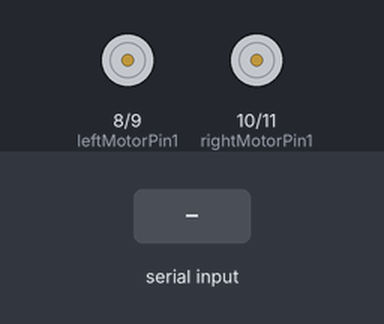
Bench run of a sketch on a simulated Arduino Uno, built with avr-gcc and run on an emulated ATmega328P. Parts: motor-driver pin pairs drawn as motors (green arrow = first pin HIGH = forward, orange = second pin HIGH = backward, longer = more drive, scaled by the enable pin). The inputs (shaded band) are chosen by the test bench.

Above: at 1.2 s.
1.3 s: "F90\n" received over Serial
At 2.0 s:
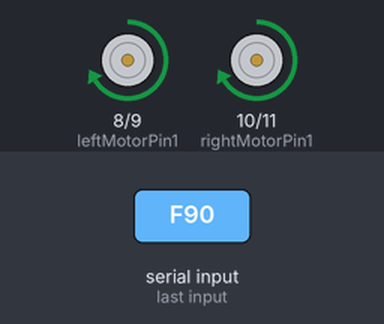
2.8 s: "F,45\n" received over Serial
At 3.2 s:
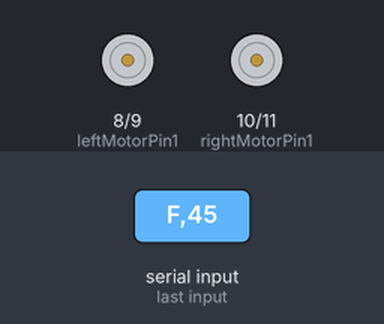
4.3 s: "B90\n" received over Serial
At 5.5 s:
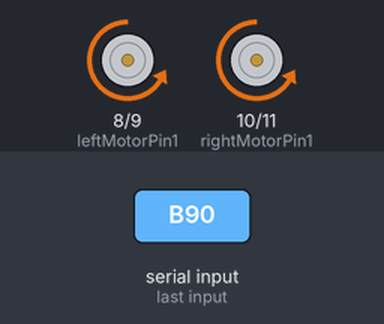
5.8 s: "B,45\n" received over Serial
At 6.7 s:
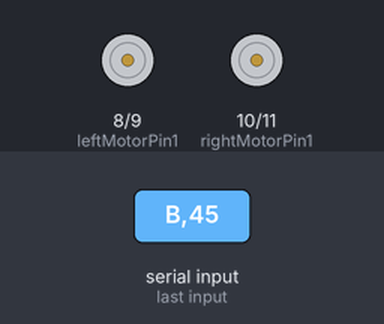
7.3 s: "L90\n" received over Serial
At 7.8 s:
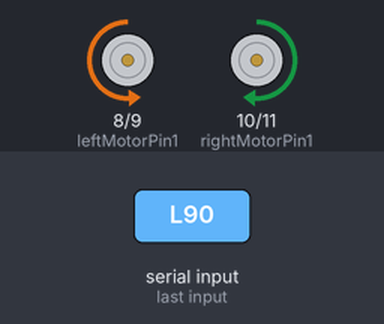
8.8 s: "L,45\n" received over Serial
At 10.1 s:
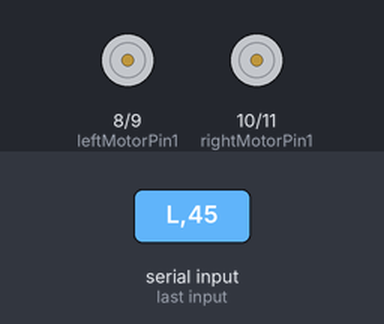
Timing chart, 0 to 11.3 s (numbered marks = the images above; inputs shaded):
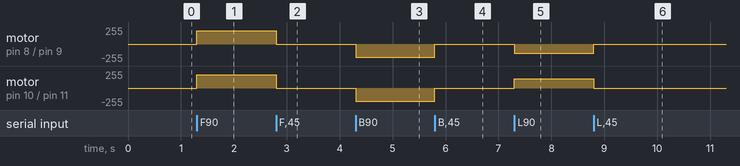

Measured:
- after the input at 1.3 s, motor on pin 8 (leftMotorPin1) / pin 9 (leftMotorPin2), motor on pin 10 (rightMotorPin1) / pin 11 (rightMotorPin2): stopped → forward 200/255 at once
- after the input at 2.8 s, motor on pin 8 (leftMotorPin1) / pin 9 (leftMotorPin2), motor on pin 10 (rightMotorPin1) / pin 11 (rightMotorPin2): forward 200/255 → stopped at once
- after the input at 4.3 s, motor on pin 8 (leftMotorPin1) / pin 9 (leftMotorPin2), motor on pin 10 (rightMotorPin1) / pin 11 (rightMotorPin2): stopped → backward 200/255 at once
- after the input at 5.8 s, motor on pin 8 (leftMotorPin1) / pin 9 (leftMotorPin2), motor on pin 10 (rightMotorPin1) / pin 11 (rightMotorPin2): backward 200/255 → stopped at once
- after the input at 7.3 s, motor on pin 8 (leftMotorPin1) / pin 9 (leftMotorPin2): stopped → backward 141/255 at once; motor on pin 10 (rightMotorPin1) / pin 11 (rightMotorPin2): stopped → forward 141/255 at once
- after the input at 8.8 s, motor on pin 8 (leftMotorPin1) / pin 9 (leftMotorPin2): backward 141/255 → stopped at once; motor on pin 10 (rightMotorPin1) / pin 11 (rightMotorPin2): forward 141/255 → stopped at once

The sketch:

gesture_bluetooth_car_code.ino
```cpp
/*
  Gesture & Bluetooth-Controlled Robot Car
  ------------------------------------------
  Hardware: Arduino Uno, L298N Motor Driver, 2x DC Motors,
            HC-05 Bluetooth Module, 9V Battery

  How it works:
  A paired phone/app sends single-character commands over Bluetooth
  (via gesture or voice input on the app side). The HC-05 module
  relays these over serial (RX/TX) to the Arduino, which decodes
  the command and drives the L298N motor driver using PWM for speed
  control and digital pins for direction switching.

  Command reference (adjust to match your Bluetooth app's mapping):
    'F' = Forward
    'B' = Backward
    'L' = Turn Left
    'R' = Turn Right
    'S' = Stop
    '0'-'9' = Speed level (optional, sets PWM speed)

  Wiring (adjust pins to match your actual build):
    L298N IN1 -> Pin 8   (Left motor direction 1)
    L298N IN2 -> Pin 9   (Left motor direction 2)
    L298N IN3 -> Pin 10  (Right motor direction 1)
    L298N IN4 -> Pin 11  (Right motor direction 2)
    L298N ENA -> Pin 5   (Left motor speed - PWM)
    L298N ENB -> Pin 6   (Right motor speed - PWM)
    HC-05 TXD -> Arduino RX (Pin 0) [use voltage divider if 5V logic]
    HC-05 RXD -> Arduino TX (Pin 1)
*/

// Motor direction pins
const int leftMotorPin1 = 8;
const int leftMotorPin2 = 9;
const int rightMotorPin1 = 10;
const int rightMotorPin2 = 11;

// Motor speed (PWM) pins
const int leftMotorSpeed = 5;
const int rightMotorSpeed = 6;

// Default driving speed (0-255)
int motorSpeed = 200;

char command;

void setup() {
  Serial.begin(9600);  // HC-05 default baud rate

  pinMode(leftMotorPin1, OUTPUT);
  pinMode(leftMotorPin2, OUTPUT);
  pinMode(rightMotorPin1, OUTPUT);
  pinMode(rightMotorPin2, OUTPUT);
  pinMode(leftMotorSpeed, OUTPUT);
  pinMode(rightMotorSpeed, OUTPUT);

  stopCar();
}

void loop() {
  if (Serial.available() > 0) {
    command = Serial.read();
    executeCommand(command);
  }
}

void executeCommand(char cmd) {
  switch (cmd) {
    case 'F':
      moveForward();
      break;
    case 'B':
      moveBackward();
      break;
    case 'L':
      turnLeft();
      break;
    case 'R':
      turnRight();
      break;
    case 'S':
      stopCar();
      break;
    default:
      // Optional: treat '0'-'9' as a speed level command
      if (cmd >= '0' && cmd <= '9') {
        motorSpeed = map(cmd - '0', 0, 9, 0, 255);
      }
      break;
  }
}

void moveForward() {
  digitalWrite(leftMotorPin1, HIGH);
  digitalWrite(leftMotorPin2, LOW);
  digitalWrite(rightMotorPin1, HIGH);
  digitalWrite(rightMotorPin2, LOW);
  setSpeed(motorSpeed, motorSpeed);
}

void moveBackward() {
  digitalWrite(leftMotorPin1, LOW);
  digitalWrite(leftMotorPin2, HIGH);
  digitalWrite(rightMotorPin1, LOW);
  digitalWrite(rightMotorPin2, HIGH);
  setSpeed(motorSpeed, motorSpeed);
}

void turnLeft() {
  digitalWrite(leftMotorPin1, LOW);
  digitalWrite(leftMotorPin2, HIGH);
  digitalWrite(rightMotorPin1, HIGH);
  digitalWrite(rightMotorPin2, LOW);
  setSpeed(motorSpeed, motorSpeed);
}

void turnRight() {
  digitalWrite(leftMotorPin1, HIGH);
  digitalWrite(leftMotorPin2, LOW);
  digitalWrite(rightMotorPin1, LOW);
  digitalWrite(rightMotorPin2, HIGH);
  setSpeed(motorSpeed, motorSpeed);
}

void stopCar() {
  digitalWrite(leftMotorPin1, LOW);
  digitalWrite(leftMotorPin2, LOW);
  digitalWrite(rightMotorPin1, LOW);
  digitalWrite(rightMotorPin2, LOW);
  setSpeed(0, 0);
}

void setSpeed(int leftSpeed, int rightSpeed) {
  analogWrite(leftMotorSpeed, leftSpeed);
  analogWrite(rightMotorSpeed, rightSpeed);
}
```
